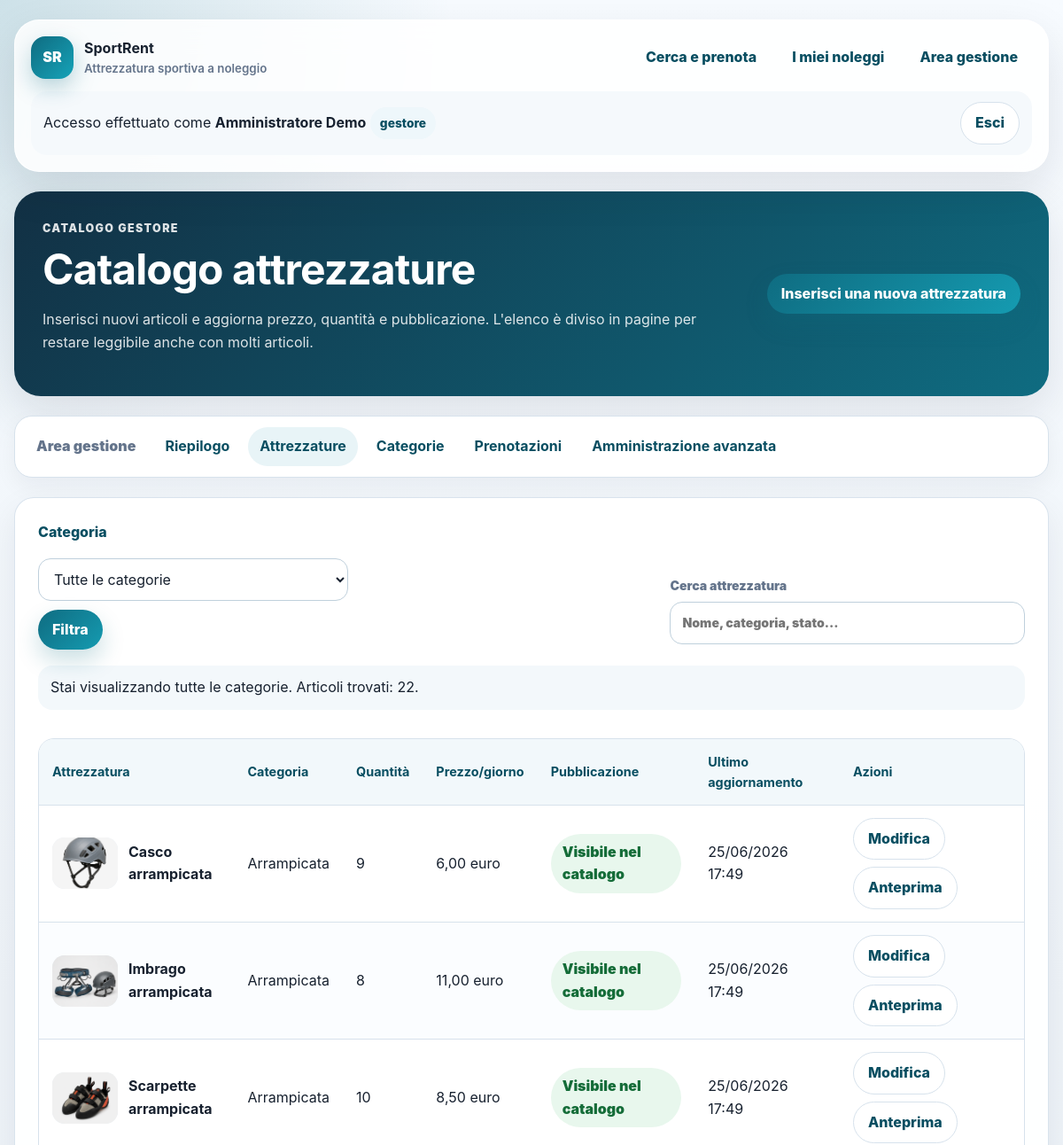
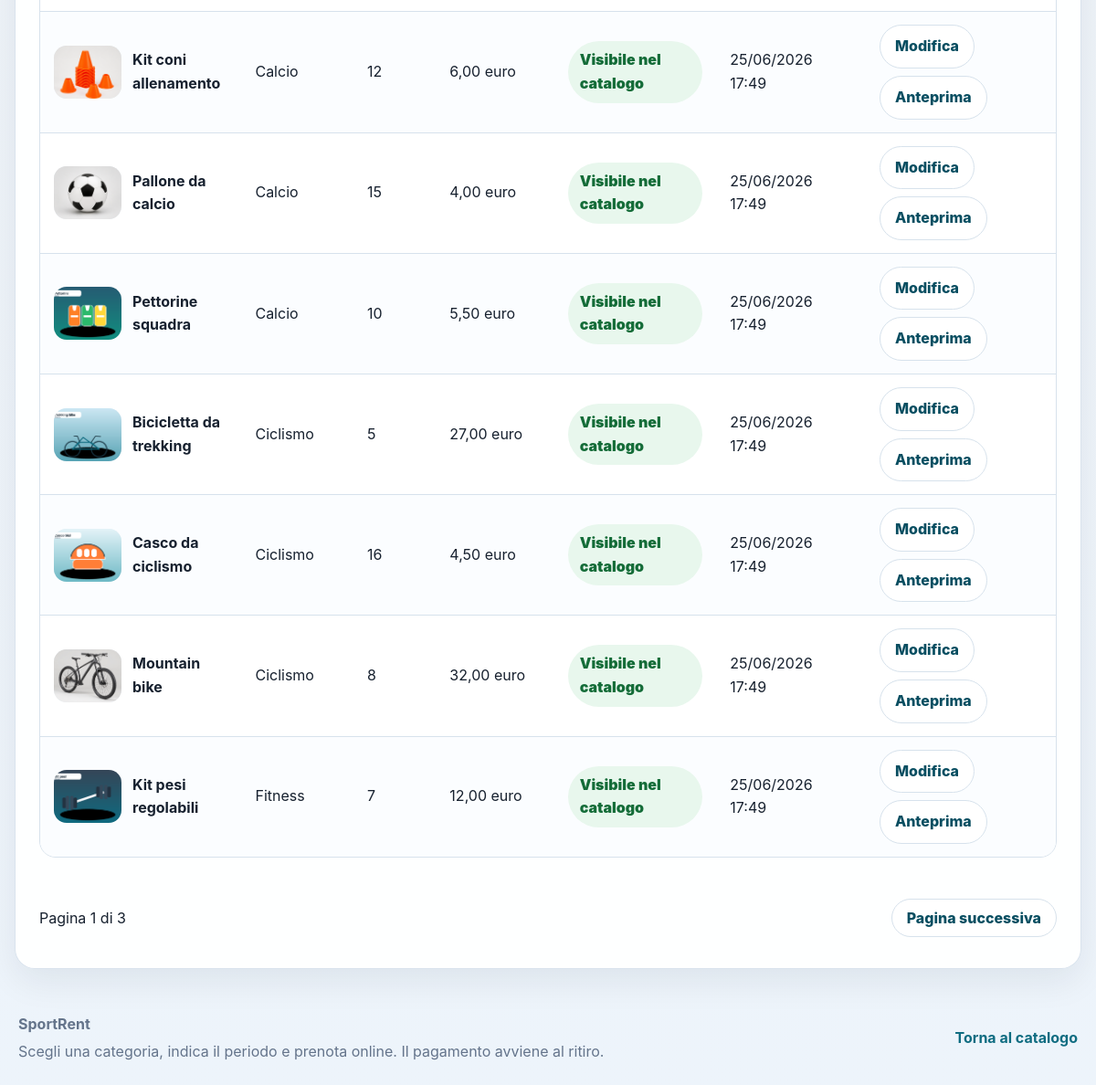
The app's page /gestione/attrezzature/ (signed in) with its own data (2 pictures, top to bottom).
### rentals/models.py (models this page shows, shortened)
class Equipment(models.Model):
    name = models.CharField("nome", max_length=150)
    category = models.ForeignKey(
        EquipmentCategory,
        on_delete=models.PROTECT,
        related_name="equipment",
        verbose_name="tipologia",
    )
    description = models.TextField("descrizione")
    total_quantity = models.PositiveIntegerField(
        "quantità totale",
        validators=[MinValueValidator(1)],
    )
    daily_price = models.DecimalField(
        "prezzo giornaliero",
        max_digits=8,
        decimal_places=2,
        validators=[MinValueValidator(Decimal("0.01"))],
    )
    image = models.ImageField(
        "immagine",
        upload_to="equipment/",
        blank=True,
        null=True,
    )
    is_active = models.BooleanField("disponibile nel catalogo", default=True)
    created_at = models.DateTimeField("creata il", auto_now_add=True)
    updated_at = models.DateTimeField("modificata il", auto_now=True)
    class Meta:
        verbose_name = "attrezzatura"
        verbose_name_plural = "attrezzature"
        ordering = ["category__name", "name"]
        constraints = [
            models.UniqueConstraint(
                fields=["name", "category"],
                name="unique_equipment_name_per_category",
            )
        ]

class EquipmentCategory(models.Model):
    name = models.CharField("nome", max_length=100, unique=True)
    description = models.TextField("descrizione", blank=True)
    class Meta:
        verbose_name = "categoria"
        verbose_name_plural = "categorie"
        ordering = ["name"]

### rentals/views.py (the view)
@gestore_richiesto
def elenco_attrezzature_gestore(request):
    categoria_scelta = _categoria_da_richiesta(request)
    equipment = Equipment.objects.select_related("category")
    if categoria_scelta:
        equipment = equipment.filter(category=categoria_scelta)
    pagina = _impagina(request, equipment, MANAGER_EQUIPMENT_PAGE_SIZE)
    query_paginazione = _query_paginazione(request)
    return render(
        request,
        "rentals/manager/equipment_list.html",
        {
            "equipment_list": pagina.object_list,
            "categorie": EquipmentCategory.objects.all(),
            "categoria_scelta": categoria_scelta,
            "pagina": pagina,
            "query_paginazione": query_paginazione,
        },
    )

### rentals/permissions.py (called while the page is built)
def utente_e_gestore(user):
    return (
        user.is_authenticated
        and (
            user.is_superuser
            or user.is_staff
            or user.groups.filter(name=NOME_GRUPPO_GESTORI).exists()
        )
    )

### rentals/views.py (called while the page is built)
def _categoria_da_richiesta(request):
    category_id = _intero_positivo(request.GET.get("category"))
    if not category_id:
        return None
    return EquipmentCategory.objects.filter(pk=category_id).first()

def _impagina(request, items, per_page):
    paginator = Paginator(items, per_page)
    return paginator.get_page(request.GET.get("page"))

def _query_paginazione(request):
    parametri_query = request.GET.copy()
    parametri_query.pop("page", None)
    return parametri_query.urlencode()

def _intero_positivo(value):
    if value in (None, ""):
        return None
    try:
        value = int(value)
    except (TypeError, ValueError):
        return None
    return value if value > 0 else None

### templates/rentals/manager/equipment_list.html (shortened to what this page needs)
{% extends "base.html" %}
{% block content %}
<section class="page-hero page-hero--manager" aria-labelledby="equipment-title">
    <div>
        <p class="eyebrow">Catalogo gestore</p>
        <h1 id="equipment-title">Catalogo attrezzature</h1>
        <p>
            Inserisci nuovi articoli e aggiorna prezzo, quantità e pubblicazione.
            L'elenco è diviso in pagine per restare leggibile anche con molti articoli.
        </p>
    </div>
    <a class="button" href="{% url 'manager_equipment_create' %}">Inserisci una nuova attrezzatura</a>
</section>
{% include "rentals/manager/_navigation.html" %}
<section class="section-card">
    <div class="toolbar">
        <form class="filter-panel" method="get">
            <label for="category-filter">Categoria</label>
            <select id="category-filter" name="category">
                <option value="">Tutte le categorie</option>
            </select>
            <button class="button" type="submit">Filtra</button>
        </form>
        <label class="table-search">
            Cerca attrezzatura
            <input type="search" data-table-search="manager-equipment-table" placeholder="Nome, categoria, stato...">
        </label>
    </div>
    {% if categoria_scelta %}
        <p class="filter-summary">
            Filtro attivo: <strong>{{ categoria_scelta.name }}</strong>.
            Articoli trovati: {{ pagina.paginator.count }}.
        </p>
    {% else %}
        <p class="filter-summary">
            Stai visualizzando tutte le categorie.
            Articoli trovati: {{ pagina.paginator.count }}.
        </p>
    {% endif %}
    <div class="table-wrap">
        <table class="manager-table" id="manager-equipment-table" data-searchable-table>
            <thead>
                <tr>
                    <th scope="col">Attrezzatura</th>
                    <th scope="col">Categoria</th>
                    <th scope="col">Quantità</th>
                    <th scope="col">Prezzo/giorno</th>
                    <th scope="col">Pubblicazione</th>
                    <th scope="col">Ultimo aggiornamento</th>
                    <th scope="col">Azioni</th>
                </tr>
            </thead>
            <tbody>
                {% for equipment in equipment_list %}
                    <tr>
                        <td>
                            <div class="product-cell">
                                {% if equipment.image %}
                                    <img src="{{ equipment.image.url }}" alt="{{ equipment.name }}">
                                {% else %}
                                    <span class="product-cell__placeholder">SR</span>
                                {% endif %}
                                <strong>{{ equipment.name }}</strong>
                            </div>
                        </td>
                        <td>{{ equipment.category.name }}</td>
                        <td>{{ equipment.total_quantity }}</td>
                        <td>{{ equipment.daily_price }} euro</td>
                        <td>
                            {% if equipment.is_active %}
                                <span class="status-badge status-badge--in_progress">Visibile nel catalogo</span>
                            {% else %}
                                <span class="status-badge status-badge--completed">Non pubblicata</span>
                            {% endif %}
                        </td>
                        <td>{{ equipment.updated_at|date:"d/m/Y H:i" }}</td>
                        <td>
                            <div class="table-actions">
                                <a class="button button--light" href="{% url 'manager_equipment_update' equipment.pk %}">Modifica</a>
                                {% if equipment.is_active %}
                                    <a class="button button--light" href="{% url 'equipment_detail' equipment.pk %}">Anteprima</a>
                                {% endif %}
                            </div>
                        </td>
                    </tr>
                {% endfor %}
            </tbody>
        </table>
    </div>
    {% if pagina.has_other_pages %}
        <nav class="pagination" aria-label="Pagine attrezzature gestione">
            <p>Pagina {{ pagina.number }} di {{ pagina.paginator.num_pages }}</p>
            <div>
                {% if pagina.has_next %}
                    <a class="button button--light" href="?{% if query_paginazione %}{{ query_paginazione }}&amp;{% endif %}page={{ pagina.next_page_number }}">Pagina successiva</a>
                {% endif %}
            </div>
        </nav>
    {% endif %}
</section>
{% endblock %}

### templates/base.html (shortened to what this page needs)
{% load static %}
<!doctype html>
<html lang="it">
<head>
    <link rel="stylesheet" href="{% static 'rentals/css/site.css' %}">
</head>
<body>
    <header class="site-header">
        <div class="site-header__inner">
            <a class="brand" href="{% url 'equipment_list' %}">
                <span class="brand__mark">SR</span>
                <span><strong>SportRent</strong><small>Attrezzatura sportiva a noleggio</small></span>
            </a>
            <nav class="site-nav" aria-label="Navigazione principale">
                <a href="{% url 'equipment_list' %}">Cerca e prenota</a>
                {% if user.is_authenticated %}
                    <a href="{% url 'reservation_history' %}">I miei noleggi</a>
                    {% if user.is_staff or user.is_superuser %}
                        <a href="{% url 'manager_dashboard' %}">Area gestione</a>
                    {% endif %}
                {% else %}
                    <a href="{% url 'login' %}">Accedi</a>
                    <a class="nav-cta" href="{% url 'register' %}">Crea account</a>
                {% endif %}
            </nav>
        </div>
        {% if user.is_authenticated %}
            <div class="user-strip">
                <p>
                    Accesso effettuato come
                    <strong>{{ user.get_full_name|default:user.username }}</strong>
                    {% if user.is_staff or user.is_superuser %}<span class="badge">gestore</span>{% else %}<span class="badge">cliente</span>{% endif %}
                </p>
                <form method="post" action="{% url 'logout' %}">
                    <button class="button button--ghost" type="submit">Esci</button>
                </form>
            </div>
        {% endif %}
    </header>
    <main class="site-main">{% block content %}{% endblock %}</main>
    <footer class="site-footer">
        <div>
            <strong>SportRent</strong>
            <p>Scegli una categoria, indica il periodo e prenota online. Il pagamento avviene al ritiro.</p>
        </div>
        <a href="{% url 'equipment_list' %}">Torna al catalogo</a>
    </footer>
</body>
</html>

### records on screen
Equipment: image (picture), name "Casco arrampicata", category.name "Arrampicata", total_quantity "9", daily_price "6,00", is_active "Visibile nel catalogo", updated_at "25/06/2026 17:49"
Equipment: image (picture), name "Imbrago arrampicata", category.name "Arrampicata", total_quantity "8", daily_price "11,00", is_active "Visibile nel catalogo", updated_at "25/06/2026 17:49"
Equipment: image (picture), name "Scarpette arrampicata", category.name "Arrampicata", total_quantity "10", daily_price "8,50", is_active "Visibile nel catalogo", updated_at "25/06/2026 17:49"
Equipment: image (picture), name "Kit coni allenamento", category.name "Calcio", total_quantity "12", daily_price "6,00", is_active "Visibile nel catalogo", updated_at "25/06/2026 17:49"
Equipment: image (picture), name "Pallone da calcio", category.name "Calcio", total_quantity "15", daily_price "4,00", is_active "Visibile nel catalogo", updated_at "25/06/2026 17:49"
Equipment: image (picture), name "Pettorine squadra", category.name "Calcio", total_quantity "10", daily_price "5,50", is_active "Visibile nel catalogo", updated_at "25/06/2026 17:49"
Equipment: image (picture), name "Bicicletta da trekking", category.name "Ciclismo", total_quantity "5", daily_price "27,00", is_active "Visibile nel catalogo", updated_at "25/06/2026 17:49"
Equipment: image (picture), name "Casco da ciclismo", category.name "Ciclismo", total_quantity "16", daily_price "4,50", is_active "Visibile nel catalogo", updated_at "25/06/2026 17:49"
Equipment: image (picture), name "Mountain bike", category.name "Ciclismo", total_quantity "8", daily_price "32,00", is_active "Visibile nel catalogo", updated_at "25/06/2026 17:49"
Equipment: image (picture), name "Kit pesi regolabili", category.name "Fitness", total_quantity "7", daily_price "12,00", is_active "Visibile nel catalogo", updated_at "25/06/2026 17:49"

### other values on screen
{{ user.get_full_name|default:user.username }} "Amministratore Demo"
{{ pagina.paginator.count }} "22"
{{ pagina.number }} "1"
{{ pagina.paginator.num_pages }} "3"
